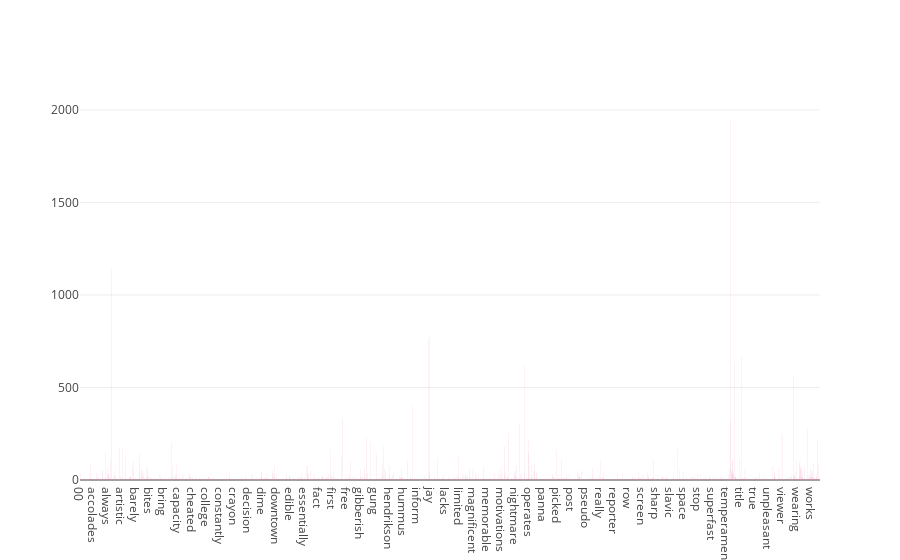

The notebook cell this image was saved under:
### Code cell
# Online Version
# import plotly.plotly as py
# import plotly.graph_objs as go
# import plotly
# plotly.tools.set_credentials_file(username = 'YvonneChow', api_key = '407JlWlXAzXhoaoJ1R9t')

# Plotly was implemented to make the plot become nicer interactive visualization
# data = [go.Bar(x = count_vect.get_feature_names(), 
#            y = term_frequencies,
#             marker = dict(color = '#EB89B5'))]

# py.iplot(data, filename = 'jupyter-bar-score')

# Offline Version
import plotly as py
import plotly.graph_objs as go
py.tools.set_credentials_file(username = 'YvonneChow', api_key = '407JlWlXAzXhoaoJ1R9t')
from plotly.offline import download_plotlyjs, init_notebook_mode, plot, iplot
init_notebook_mode(connected = True) 

# Plotly was implemented to make the plot become nicer interactive visualization
data = [go.Bar(x = count_vect.get_feature_names(), 
            y = term_frequencies,
            marker = dict(color = '#EB89B5'))]
py.offline.iplot(data, filename = 'jupyter-bar-score')

### Figure 1 — Plotly figure (JSON) as saved in the notebook; plotly's stock layout.template omitted (floating-point values rounded to 4 significant figures; data arrays with more than 128 entries replaced by an {"elided": "..."} marker saying what was removed)
{"data": [{"marker": {"color": "#EB89B5"}, "type": "bar", "uid": "6f21f64e-daba-11e8-8eb1-406c8f1e7bab", "x": {"elided": "5155 str values"}, "y": {"elided": "5155 int values"}}], "layout": {}}
